Frame 1 (no input): blank canvas, image omitted
Frame 60 (no input): blank canvas, image omitted
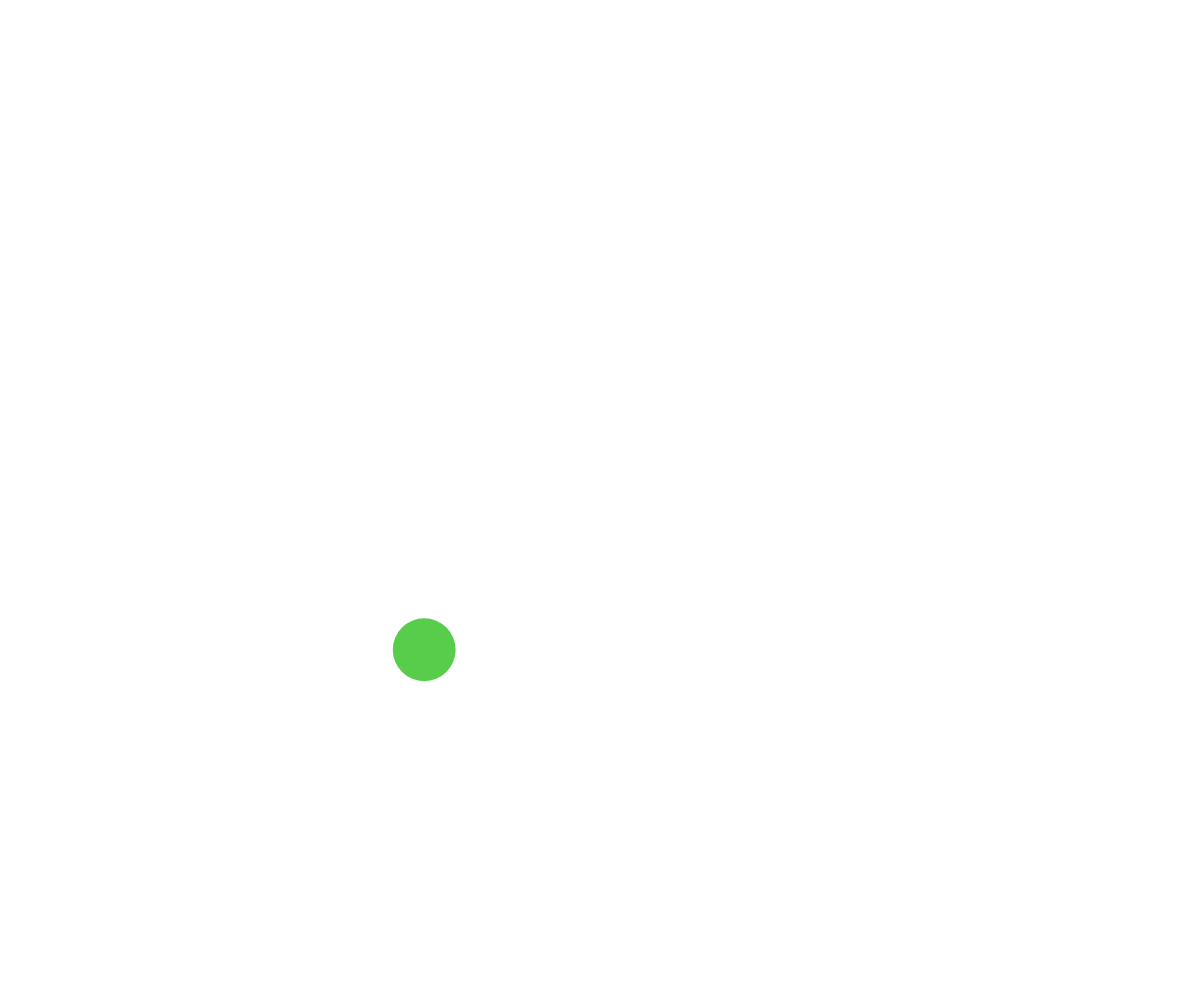
Frame 120 (the mouse pressed at the canvas centre since frame 60)

The p5.js sketch whose frames 1 and 60 were blank and that drew this single picture after the mouse press (run headless with seeded random() and noise() and a simulated clock; from frame 60 on, the mouse is pressed at the canvas centre):

// p5.js sketch
// ── sketch.js
// Project Title
// Your Name
// Date
//
// Extra for Experts:
// - describe what you did to take this project "above and beyond"

let ballArray = [];

function setup() {
  createCanvas(windowWidth, windowHeight);
}

function draw() {
  background("white");
  for (let i=0; i<ballArray.length; i++) {

    //collision check
    for (let j=0; j<ballArray.length; j++) {
      //don't check self for collision
      if (i !== j) {
        ballArray[i].collisionCheck(ballArray[j]);
      }
    }

    ballArray[i].move();
    ballArray[i].display();
  }
}

function mousePressed() {
  let theBall = new Ball(mouseX, mouseY, random(10, 40));
  ballArray.push(theBall);
}

class Ball {
  constructor(x, y, radius) {
    this.x = x;
    this.y = y;
    this.radius =  radius;
    this.dx = random(-5, 5);
    this.dy = random(-5, 5);
    this.someColor = color(random(255), random(255), random(255));
  }

  display() {
    noStroke();
    fill(this.someColor);
    ellipse(this.x, this.y, this.radius*2, this.radius*2);
  }

  move() {
    this.x += this.dx;
    this.y += this.dy;

    // bounce ball
    if (this.x - this.radius < 0 || this.x + this.radius > width) {
      this.dx = this.dx * -1;
    }
    // bounce ball
    if (this.y - this.radius < 0 || this.y + this.radius > height) {
      this.dy = this.dy * -1;
    }
  }
  collisionCheck(otherBall) {
    let sumOfRadii = this.radius + otherBall.radius;
    let ballDistance = dist(this.x, this.y, otherBall.x, otherBall.y);

    if (sumOfRadii > ballDistance) {
      //temporary
      // this.someColor = "red";
      // otherBall.someColor = "red";

      let tempdx = this.dx;
      let tempdy = this.dy;

      this.dx = otherBall.dx;
      this.dy = otherBall.dy;
      otherBall.dx = tempdx;
      otherBall.dy = tempdy;
    }
  }
}
